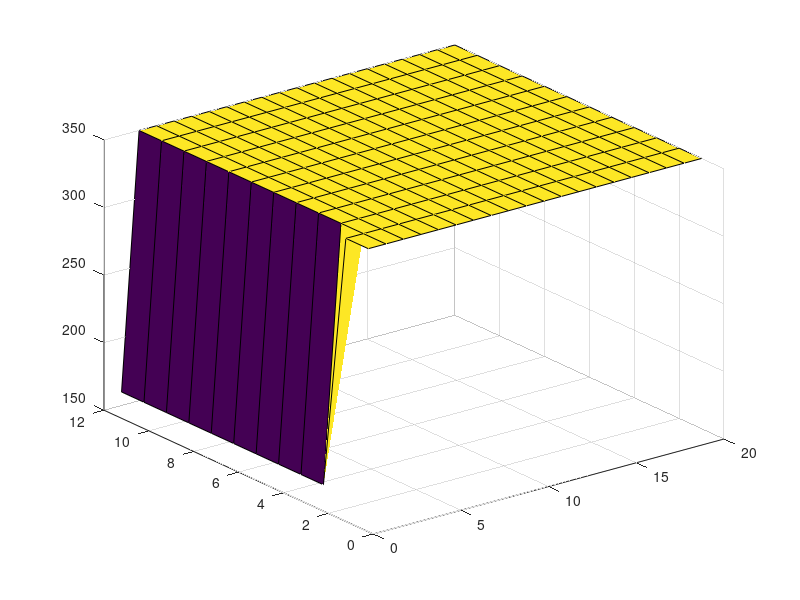

Recreate this plot in MATLAB.
close all
clear all

TLeft = 160.0; 
TRight = 350.0; 
WIDTH = 20; 
HEIGHT = 12; 
HeightLeftZone = 10; 
HeightRightZone = 7;

MAX_ITER = 1000;
eps = 0.001;

h = 1;
i_max = floor(WIDTH / h);
j_max = floor(HEIGHT / h);
j_max_left = floor(HeightLeftZone / h) ;
j_min_right = j_max - ceil(HeightRightZone / h);

Temperatures = repmat(TRight, j_max, i_max);

for k=j_max - j_max_left + 1:j_max
   Temperatures(k, 1) = TLeft; 
end

% for k=1:j_max - j_min_right;
%    Temperatures(k, i_max) = TRight; 
% end

disp(Temperatures);

surf(Temperatures);

deltaMax = 1 + eps;
num_iter = 0;

while num_iter < MAX_ITER && deltaMax > eps
    num_iter = num_iter + 1;
    
end